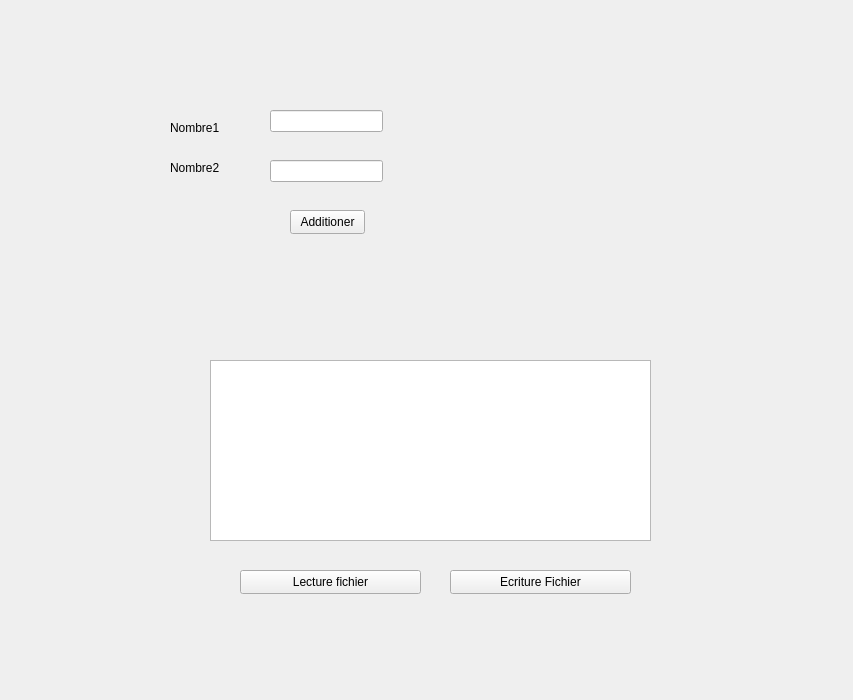
<?xml version="1.0" encoding="UTF-8"?>
<ui version="4.0">
 <class>Form</class>
 <widget class="QWidget" name="Form">
  <property name="geometry">
   <rect>
    <x>0</x>
    <y>0</y>
    <width>853</width>
    <height>700</height>
   </rect>
  </property>
  <property name="windowTitle">
   <string>Form</string>
  </property>
  <widget class="QLineEdit" name="lineEditNb1">
   <property name="geometry">
    <rect>
     <x>270</x>
     <y>110</y>
     <width>113</width>
     <height>22</height>
    </rect>
   </property>
  </widget>
  <widget class="QLineEdit" name="lineEditNb2">
   <property name="geometry">
    <rect>
     <x>270</x>
     <y>160</y>
     <width>113</width>
     <height>22</height>
    </rect>
   </property>
  </widget>
  <widget class="QLabel" name="label">
   <property name="geometry">
    <rect>
     <x>170</x>
     <y>120</y>
     <width>49</width>
     <height>16</height>
    </rect>
   </property>
   <property name="text">
    <string>Nombre1:</string>
   </property>
  </widget>
  <widget class="QLabel" name="label_2">
   <property name="geometry">
    <rect>
     <x>170</x>
     <y>160</y>
     <width>49</width>
     <height>16</height>
    </rect>
   </property>
   <property name="text">
    <string>Nombre2:</string>
   </property>
  </widget>
  <widget class="QPushButton" name="btnAddition">
   <property name="geometry">
    <rect>
     <x>290</x>
     <y>210</y>
     <width>75</width>
     <height>24</height>
    </rect>
   </property>
   <property name="text">
    <string>Additioner</string>
   </property>
  </widget>
  <widget class="QLabel" name="lblAddition">
   <property name="geometry">
    <rect>
     <x>300</x>
     <y>280</y>
     <width>49</width>
     <height>16</height>
    </rect>
   </property>
   <property name="text">
    <string/>
   </property>
  </widget>
  <widget class="QPlainTextEdit" name="champTexte">
   <property name="geometry">
    <rect>
     <x>210</x>
     <y>360</y>
     <width>441</width>
     <height>181</height>
    </rect>
   </property>
  </widget>
  <widget class="QPushButton" name="btnLectureFichier">
   <property name="geometry">
    <rect>
     <x>240</x>
     <y>570</y>
     <width>181</width>
     <height>24</height>
    </rect>
   </property>
   <property name="text">
    <string>Lecture fichier</string>
   </property>
  </widget>
  <widget class="QPushButton" name="btnEcritureFichier">
   <property name="geometry">
    <rect>
     <x>450</x>
     <y>570</y>
     <width>181</width>
     <height>24</height>
    </rect>
   </property>
   <property name="text">
    <string>Ecriture Fichier</string>
   </property>
  </widget>
 </widget>
 <resources/>
 <connections/>
</ui>
